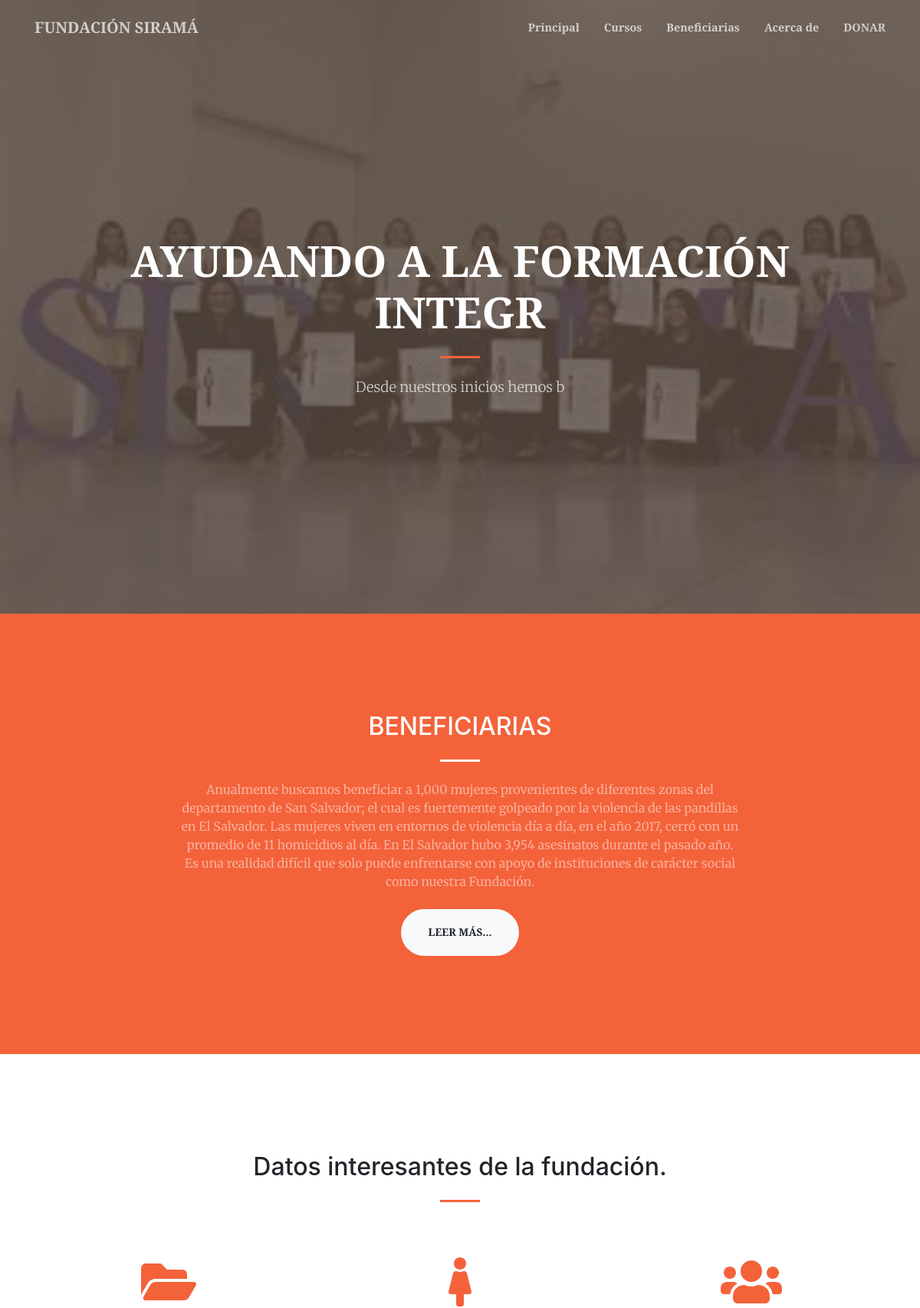
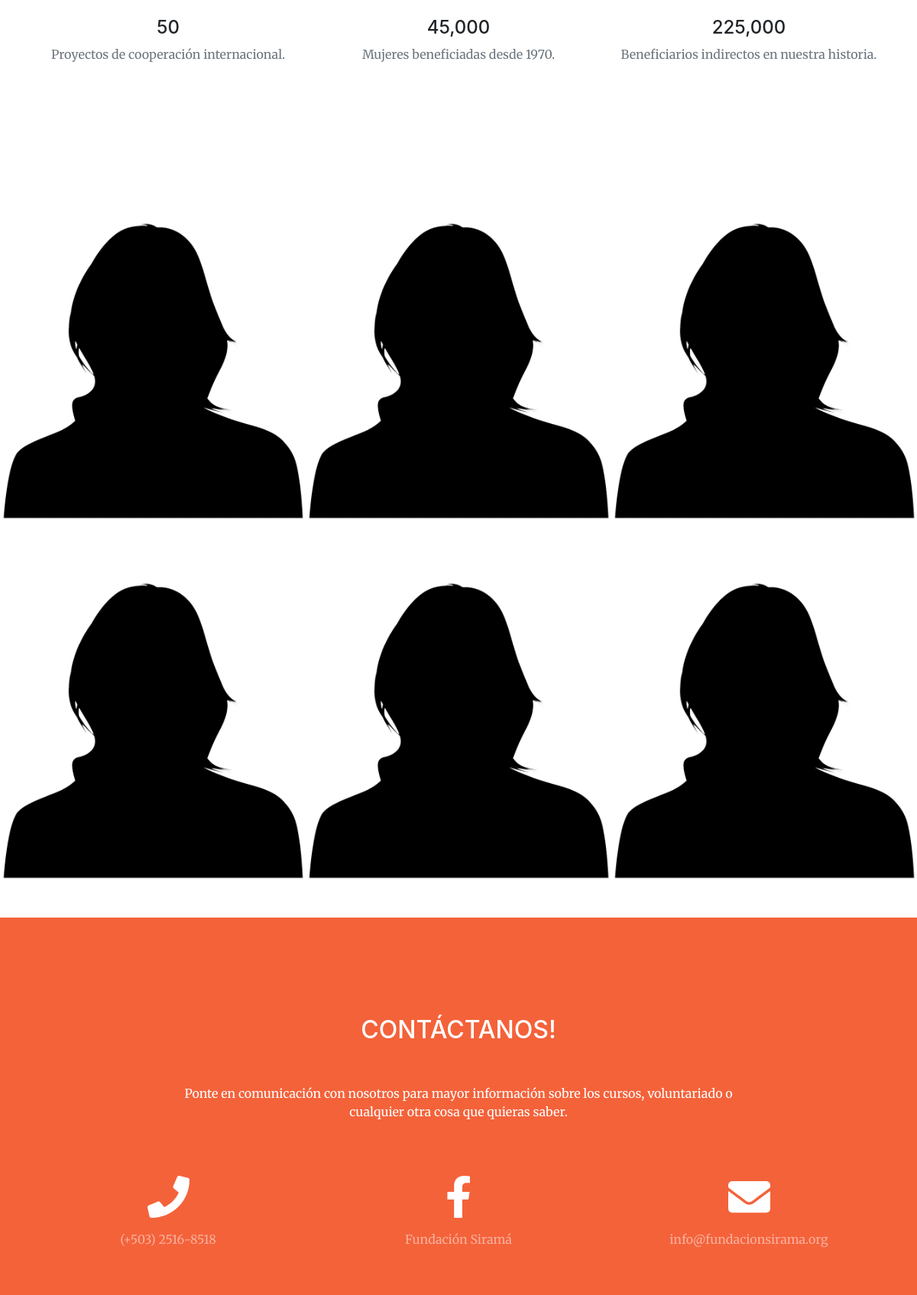
Screenshot of /Beneficiarias.php (upper part) with the database file from the repository (2 pictures, top to bottom).
### tables this page shows
CREATE TABLE IF NOT EXISTS `Enunciados` (
  `Id_Enun` int(5) NOT NULL,
  `Titulo` varchar(30) NOT NULL,
  `Descripcion` Varchar(30) NOT NULL,
  `Fecha` date NOT NULL,
  PRIMARY KEY (`Id_Enun`)
);

### Beneficiarias.php (the view, shortened to what this page needs)
<!DOCTYPE html>
<html lang="en">
    <head>
        <link href="https://cdnjs.cloudflare.com/ajax/libs/magnific-popup.js/1.1.0/magnific-popup.min.css" rel="stylesheet" />
        <link href="css/style_bene.css" rel="stylesheet" />
        <link rel="stylesheet" type="text/css" href="css/style_SM.css">
    </head>
    <body id="page-top">
        <?php
            include("php/Conexion.php");
        ?>
        <nav class="navbar navbar-expand-lg navbar-light fixed-top py-3" id="mainNav">
            <div class="container">
                <a class="navbar-brand js-scroll-trigger" href="index.php">FUNDACIÓN SIRAMÁ</a>
                <div class="collapse navbar-collapse" id="navbarResponsive">
                    <ul class="navbar-nav ml-auto my-2 my-lg-0">
                        <li class="nav-item"><a class="nav-link js-scroll-trigger" href="index.php">Principal</a></li>
                        <li class="nav-item"><a class="nav-link js-scroll-trigger" href="cursos.php">Cursos</a></li>
                        <li class="nav-item"><a class="nav-link js-scroll-trigger" href="Beneficiarias.php">Beneficiarias</a></li>
                        <li class="nav-item"><a class="nav-link js-scroll-trigger" href="info.php">Acerca de</a></li>
                        <li class="nav-item"><a class="nav-link js-scroll-trigger" target="_ablank" href="https://secure.squarespace.com/checkout/donate?donatePageId=59b7ab502d83c3863db865cd">DONAR</a></li>
                    </ul>
                </div>
            </div>
        </nav>
        <header class="masthead">
            <div class="container h-100">
                <div class="row h-100 align-items-center justify-content-center text-center">
                    <div class="col-lg-10 align-self-end">
                        <?php echo imprimirTitulo1(3); ?>
                        <hr class="divider my-4" />
                    </div>
                    <div class="col-lg-8 align-self-baseline">
                        <?php echo imprimirdescripcion1(3); ?>
                    </div>
                </div>
            </div>
        </header>
        <section class="page-section bg-primary" id="about">
            <div class="container">
                <div class="row justify-content-center">
                    <div class="col-lg-8 text-center">
                        <h2 class="text-white mt-0">BENEFICIARIAS</h2>
                        <hr class="divider light my-4" />
                        <p class="text-white-50 mb-4">Anualmente buscamos beneficiar a 1,000 mujeres provenientes de diferentes zonas del departamento de San Salvador; el cual es fuertemente golpeado por la violencia de las pandillas en El Salvador. Las mujeres viven en entornos de violencia día a día, en el año 2017, cerró con un promedio de 11 homicidios al día. En El Salvador hubo 3,954 asesinatos durante el pasado año. Es una realidad difícil que solo puede enfrentarse con apoyo de instituciones de carácter social como nuestra Fundación.</p>
                        <a class="btn btn-light btn-xl js-scroll-trigger" href="#portfolio">Leer más...</a>
                    </div>
                </div>
            </div>
        </section>
        <section class="page-section" id="information">
            <div class="container">
                <h2 class="text-center mt-0">Datos interesantes de la fundación.</h2>
                <hr class="divider my-4" />
                <div class="row">
                    <div class="col-lg-4 col-md-6 text-center">
                        <div class="mt-5">
                            <i class="fas fa-4x fa-folder-open text-primary mb-4"></i>
                            <h3 class="h4 mb-2">50</h3>
                            <p class="text-muted mb-0">Proyectos de cooperación internacional.</p>
                        </div>
                    </div>
                    <div class="col-lg-4 col-md-6 text-center">
                        <div class="mt-5">
                            <i class="fas fa-4x fa-female text-primary mb-4"></i>
                            <h3 class="h4 mb-2">45,000</h3>
                            <p class="text-muted mb-0">Mujeres beneficiadas desde 1970.</p>
                        </div>
                    </div>
                    <div class="col-lg-4 col-md-6 text-center">
                        <div class="mt-5">
                            <i class="fas fa-4x fa-users text-primary mb-4"></i>
                            <h3 class="h4 mb-2">225,000</h3>
                            <p class="text-muted mb-0">Beneficiarios indirectos en nuestra historia.</p>
                        </div>
                    </div>
                </div>
            </div>
        </section>
        <section id="portfolio">
            <div class="container-fluid p-0">
                <div class="row no-gutters">
                    <div class="col-lg-4 col-sm-6">
                        <a class="portfolio-box" href="assets/img/img-funda/Benef.png"
                            ><img class="img-fluid" src="assets/img/img-funda/Benef.png" alt="" />
                            </a
                        >
                    </div>
                    <div class="col-lg-4 col-sm-6">
                        <a class="portfolio-box" href="assets/img/img-funda/Benef.png"
                            ><img class="img-fluid" src="assets/img/img-funda/Benef.png" alt="" />
                            </a
                        >
                    </div>
                    <div class="col-lg-4 col-sm-6">
                        <a class="portfolio-box" href="assets/img/img-funda/Benef.png"
                            ><img class="img-fluid" src="assets/img/img-funda/Benef.png" alt="" />
                            </a
                        >
                    </div>
                    <div class="col-lg-4 col-sm-6">
                        <a class="portfolio-box" href="assets/img/img-funda/Benef.png"
                            ><img class="img-fluid" src="assets/img/img-funda/Benef.png" alt="" />
                            </a
                        >
                    </div>
                    <div class="col-lg-4 col-sm-6">
                        <a class="portfolio-box" href="assets/img/img-funda/Benef.png"
                            ><img class="img-fluid" src="assets/img/img-funda/Benef.png" alt="" />
                            </a
                        >
                    </div>
                    <div class="col-lg-4 col-sm-6">
                        <a class="portfolio-box" href="assets/img/img-funda/Benef.png"
                            ><img class="img-fluid" src="assets/img/img-funda/Benef.png" alt="" />
                            </a
                        >
                    </div>
                </div>
            </div>
        </section>
        <br>
        <br>
        <section class="page-section bg-primary" id="contact">
            <div class="container">
                <div class="row justify-content-center">
                    <div class="col-lg-8 text-center">
                        <h2 class="text-white mt-0">CONTÁCTANOS!</h2>
                        <hr class="divider my-4" />
                        <p class="text-white mb-4">Ponte en comunicación con nosotros para mayor información sobre los cursos, voluntariado o cualquier otra cosa que quieras saber.</p>
                    </div>
                </div>
                <br>
                <br>
                <div class="row">
                    <div class="col-lg-4 ml-auto text-center">
                        <a ><i class="fas fa-phone fa-3x mb-3 text-white" id="links"></i></a>
                        <div class="text-white-50 mb-4">(+503) 2516-8518</div>
                    </div>
                    <div class="col-lg-4 mr-auto text-center">
                        <a  href="https://www.facebook.com/fundacionsirama.org/?epa=SEARCH_BOX" target="_ablank"><i class="fab fa-facebook-f fa-3x mb-3 text-white" id="links"></i></a>
                        <div class="text-white-50 mb-4">Fundación Siramá</div>
                    </div>
                    <br>
                    <div class="col-lg-4 mr-auto text-center">
                        <a  href="mailto:info@fundacionsirama.org"><i class="fas fa-envelope fa-3x mb-3 text-white" id="links"></i></a>
                        <div class="text-white-50 mb-4">info@fundacionsirama.org</div>
                    </div>
                </div>
            </div>
        </section>
    </body>
</html>

### php/Conexion.php (shortened to what this page needs)
<?php
    function conectar(){
        $user = "root";
        $pass = "";
        $server = "localhost";
        $basededatos = "sirama";
        $q = mysqli_connect($server, $user, $pass, $basededatos, "3308") or die ("No se pudo establecer coexión al servidor: " . mysqli_error());
        return $q;
    }
    function obtenertitulo1($Id_Enun){
        $con = conectar();
        $q = "Select Titulo From enunciados Where Id_Enun = '$Id_Enun'";
        $re =  mysqli_query($con, $q);
        while ($colum = mysqli_fetch_array($re)) {
            $Titu1 = $colum['Titulo'];
        }
        return $Titu1;
    }
    function imprimirtitulo1($Id_Enun){
        $Titu1 = obtenertitulo1($Id_Enun);
        $impri = "<h1 class='text-uppercase text-white font-weight-bold'>" . $Titu1 . "</h1>";
        return $impri;
    }
        function obtenerdescripcion1($Id_Enun){
            $con = conectar();
            $q = "Select Descripcion From enunciados Where Id_Enun = '$Id_Enun'";
            $re =  mysqli_query($con, $q);
            while ($colum = mysqli_fetch_array($re)) {
                $Des1 = $colum['Descripcion'];
            }
            return $Des1;
        }
        function imprimirdescripcion1($Id_Enun){
            $Des1 = obtenerdescripcion1($Id_Enun);
            $impri1 = "<p class='text-white-75 font-weight-light mb-5'>" . $Des1 . "</p>";
            return $impri1;
        }
?>

### css/style_SM.css (style rules this page uses)
body { padding: 0; margin: 0; }
#links { line-height: 90px; font-size: 55px; transition: 0.2s linear; }

### rows the page displays
enunciados: Titulo "AYUDANDO A LA FORMACIÓN INTEGR", Descripcion "Desde nuestros inicios hemos b"
